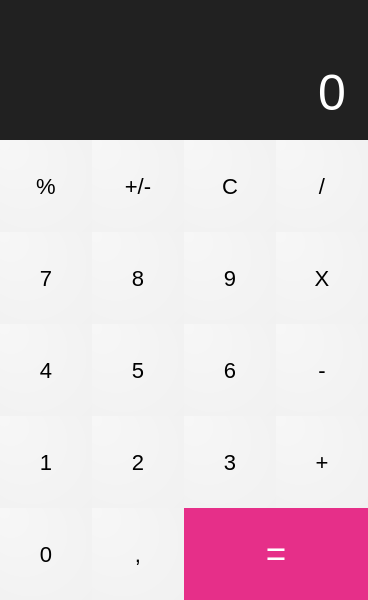
<?xml version="1.0" encoding="UTF-8"?>
<ui version="4.0">
 <class>CalculatorWindow</class>
 <widget class="QWidget" name="CalculatorWindow">
  <property name="geometry">
   <rect>
    <x>0</x>
    <y>0</y>
    <width>368</width>
    <height>600</height>
   </rect>
  </property>
  <property name="minimumSize">
   <size>
    <width>368</width>
    <height>600</height>
   </size>
  </property>
  <property name="maximumSize">
   <size>
    <width>368</width>
    <height>600</height>
   </size>
  </property>
  <property name="contextMenuPolicy">
   <enum>Qt::DefaultContextMenu</enum>
  </property>
  <property name="windowTitle">
   <string>Calculator</string>
  </property>
  <property name="styleSheet">
   <string notr="true"/>
  </property>
  <widget class="QGroupBox" name="upperGroupBox">
   <property name="geometry">
    <rect>
     <x>0</x>
     <y>0</y>
     <width>368</width>
     <height>140</height>
    </rect>
   </property>
   <property name="autoFillBackground">
    <bool>false</bool>
   </property>
   <property name="styleSheet">
    <string notr="true">background-color:#212121;
border:none;</string>
   </property>
   <property name="title">
    <string/>
   </property>
   <widget class="QLineEdit" name="numericField">
    <property name="geometry">
     <rect>
      <x>20</x>
      <y>60</y>
      <width>330</width>
      <height>64</height>
     </rect>
    </property>
    <property name="styleSheet">
     <string notr="true">font-size:50px;
font-family: &quot;Lato Light&quot;;
color:#ffffff;</string>
    </property>
    <property name="text">
     <string>0</string>
    </property>
    <property name="alignment">
     <set>Qt::AlignRight|Qt::AlignTrailing|Qt::AlignVCenter</set>
    </property>
   </widget>
   <widget class="QLineEdit" name="numericFieldUpper">
    <property name="enabled">
     <bool>false</bool>
    </property>
    <property name="geometry">
     <rect>
      <x>20</x>
      <y>30</y>
      <width>330</width>
      <height>30</height>
     </rect>
    </property>
    <property name="styleSheet">
     <string notr="true">font-size:18px;
font-family: &quot;Lato Light&quot;;
color:#d98192;</string>
    </property>
    <property name="text">
     <string/>
    </property>
    <property name="alignment">
     <set>Qt::AlignRight|Qt::AlignTrailing|Qt::AlignVCenter</set>
    </property>
   </widget>
  </widget>
  <widget class="QGroupBox" name="buttonsGroupBox">
   <property name="geometry">
    <rect>
     <x>0</x>
     <y>140</y>
     <width>371</width>
     <height>461</height>
    </rect>
   </property>
   <property name="styleSheet">
    <string notr="true">QPushButton
{
font-size: 22px;
font-family: &quot;Lato Light&quot;;
border:none;
background:qradialgradient(spread:pad, cx:0.551, cy:0.585409, radius:0.986, fx:0.00861139, fy:0.00807836, stop:0 rgba(247, 247, 247, 255), stop:0.8125 rgba(241, 241, 241, 255));
}

QPushButton:hover
{
background-color:rgb(222, 222, 222);
}

QPushButton[flat=&quot;true&quot;]
{
font-size:18px;
color:#ffffff;
background:qradialgradient(spread:pad, cx:0.295318, cy:0.227, radius:0.986, fx:0.003, fy:0.00807836, stop:0 rgba(156, 104, 225, 255), stop:1 rgba(121, 69, 192, 255));
}

QPushButton[flat=&quot;true&quot;]:hover
{
background-color:#8344da;
}

QPushButton#btnEqual
{
font-size:35px;
color: #ffffff;
background-color: #e62f89;
}</string>
   </property>
   <property name="title">
    <string/>
   </property>
   <widget class="QPushButton" name="btnPercent">
    <property name="geometry">
     <rect>
      <x>0</x>
      <y>0</y>
      <width>92</width>
      <height>92</height>
     </rect>
    </property>
    <property name="text">
     <string>%</string>
    </property>
   </widget>
   <widget class="QPushButton" name="btnSign">
    <property name="geometry">
     <rect>
      <x>92</x>
      <y>0</y>
      <width>92</width>
      <height>92</height>
     </rect>
    </property>
    <property name="text">
     <string>+/-</string>
    </property>
   </widget>
   <widget class="QPushButton" name="btnClear">
    <property name="geometry">
     <rect>
      <x>184</x>
      <y>0</y>
      <width>92</width>
      <height>92</height>
     </rect>
    </property>
    <property name="text">
     <string>C</string>
    </property>
   </widget>
   <widget class="QPushButton" name="btnDivide">
    <property name="geometry">
     <rect>
      <x>276</x>
      <y>0</y>
      <width>92</width>
      <height>92</height>
     </rect>
    </property>
    <property name="text">
     <string>/</string>
    </property>
    <property name="flat">
     <bool>true</bool>
    </property>
   </widget>
   <widget class="QPushButton" name="btn7">
    <property name="geometry">
     <rect>
      <x>0</x>
      <y>92</y>
      <width>92</width>
      <height>92</height>
     </rect>
    </property>
    <property name="text">
     <string>7</string>
    </property>
   </widget>
   <widget class="QPushButton" name="btn8">
    <property name="geometry">
     <rect>
      <x>92</x>
      <y>92</y>
      <width>92</width>
      <height>92</height>
     </rect>
    </property>
    <property name="text">
     <string>8</string>
    </property>
   </widget>
   <widget class="QPushButton" name="btn9">
    <property name="geometry">
     <rect>
      <x>184</x>
      <y>92</y>
      <width>92</width>
      <height>92</height>
     </rect>
    </property>
    <property name="text">
     <string>9</string>
    </property>
   </widget>
   <widget class="QPushButton" name="btnMul">
    <property name="geometry">
     <rect>
      <x>276</x>
      <y>92</y>
      <width>92</width>
      <height>92</height>
     </rect>
    </property>
    <property name="text">
     <string>X</string>
    </property>
    <property name="flat">
     <bool>true</bool>
    </property>
   </widget>
   <widget class="QPushButton" name="btn5">
    <property name="geometry">
     <rect>
      <x>92</x>
      <y>184</y>
      <width>92</width>
      <height>92</height>
     </rect>
    </property>
    <property name="text">
     <string>5</string>
    </property>
   </widget>
   <widget class="QPushButton" name="btn6">
    <property name="geometry">
     <rect>
      <x>184</x>
      <y>184</y>
      <width>92</width>
      <height>92</height>
     </rect>
    </property>
    <property name="text">
     <string>6</string>
    </property>
   </widget>
   <widget class="QPushButton" name="btn4">
    <property name="geometry">
     <rect>
      <x>0</x>
      <y>184</y>
      <width>92</width>
      <height>92</height>
     </rect>
    </property>
    <property name="text">
     <string>4</string>
    </property>
   </widget>
   <widget class="QPushButton" name="btnMinus">
    <property name="geometry">
     <rect>
      <x>276</x>
      <y>184</y>
      <width>92</width>
      <height>92</height>
     </rect>
    </property>
    <property name="text">
     <string>-</string>
    </property>
    <property name="flat">
     <bool>true</bool>
    </property>
   </widget>
   <widget class="QPushButton" name="btnPlus">
    <property name="geometry">
     <rect>
      <x>276</x>
      <y>276</y>
      <width>92</width>
      <height>92</height>
     </rect>
    </property>
    <property name="text">
     <string>+</string>
    </property>
    <property name="flat">
     <bool>true</bool>
    </property>
   </widget>
   <widget class="QPushButton" name="btn1">
    <property name="geometry">
     <rect>
      <x>0</x>
      <y>276</y>
      <width>92</width>
      <height>92</height>
     </rect>
    </property>
    <property name="text">
     <string>1</string>
    </property>
   </widget>
   <widget class="QPushButton" name="btn3">
    <property name="geometry">
     <rect>
      <x>184</x>
      <y>276</y>
      <width>92</width>
      <height>92</height>
     </rect>
    </property>
    <property name="text">
     <string>3</string>
    </property>
   </widget>
   <widget class="QPushButton" name="btn2">
    <property name="geometry">
     <rect>
      <x>92</x>
      <y>276</y>
      <width>92</width>
      <height>92</height>
     </rect>
    </property>
    <property name="text">
     <string>2</string>
    </property>
   </widget>
   <widget class="QPushButton" name="btn0">
    <property name="geometry">
     <rect>
      <x>0</x>
      <y>368</y>
      <width>92</width>
      <height>92</height>
     </rect>
    </property>
    <property name="text">
     <string>0</string>
    </property>
   </widget>
   <widget class="QPushButton" name="btnDot">
    <property name="geometry">
     <rect>
      <x>92</x>
      <y>368</y>
      <width>92</width>
      <height>92</height>
     </rect>
    </property>
    <property name="text">
     <string>,</string>
    </property>
   </widget>
   <widget class="QPushButton" name="btnEqual">
    <property name="geometry">
     <rect>
      <x>184</x>
      <y>368</y>
      <width>184</width>
      <height>92</height>
     </rect>
    </property>
    <property name="styleSheet">
     <string notr="true"/>
    </property>
    <property name="text">
     <string>=</string>
    </property>
   </widget>
  </widget>
 </widget>
 <resources/>
 <connections/>
</ui>
